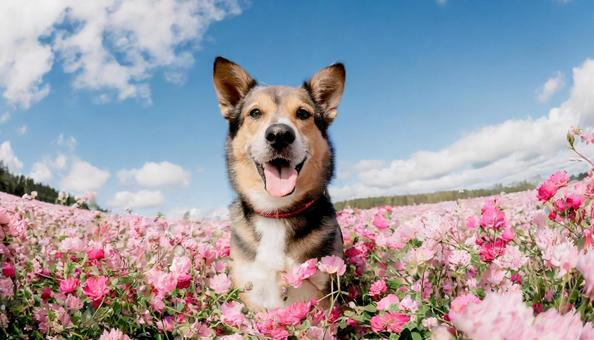
#> input picture images/task-a-image.jpeg, 594 x 340 px
$ python task-a.py
#> lines starting #> are read from the running program, lines starting #| are printed output that depends on the picture
import cv2
import matplotlib.pyplot as plt

# 1. Loading the image
img = cv2.imread('images/task-a-image.jpeg')
#> img is the input picture: shape (340, 594, 3); mean B, G, R 165.6, 155.4, 156.8

if img is None:
    print("Check your file path")
else:
    # 2. Spliting channels
    b, g, r = cv2.split(img)
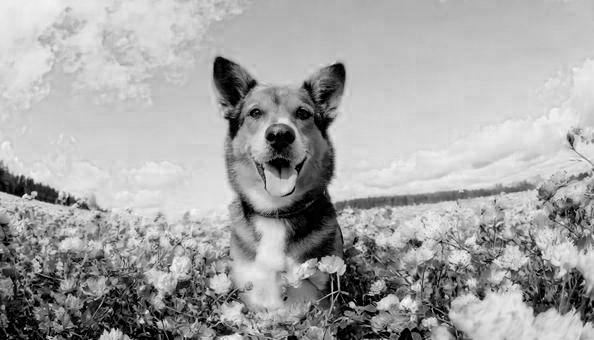
#> b: shape (340, 594); min 0, max 255, mean 165.6
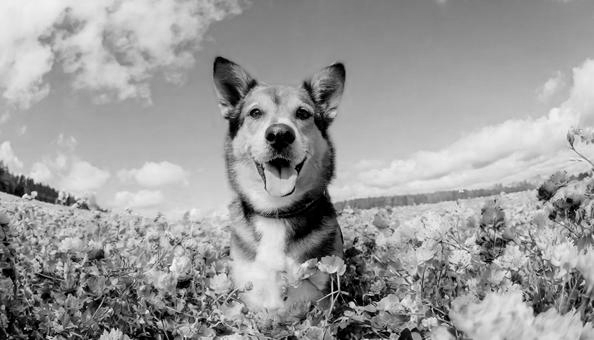
#> g: shape (340, 594); min 0, max 252, mean 155.4
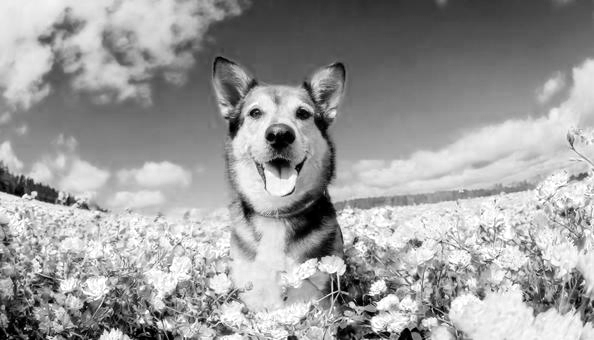
#> r: shape (340, 594); min 0, max 255, mean 156.8

    # 3. Creating the Grid
    fig, axs = plt.subplots(1, 4, figsize=(15, 5))

    # 4. Converting for display
    img_rgb = cv2.cvtColor(img, cv2.COLOR_BGR2RGB)

    # 5. Showing results with titles
    axs[0].imshow(img_rgb)
    axs[0].set_title('Original - Sasvi')

    # Showing grayscale channels
    axs[1].imshow(r, cmap='gray')
    axs[1].set_title('Red Channel')

    axs[2].imshow(g, cmap='gray')
    axs[2].set_title('Green Channel')

    axs[3].imshow(b, cmap='gray')
    axs[3].set_title('Blue Channel')

    # 6. Saving
    plt.savefig('images/task-a-result.png')
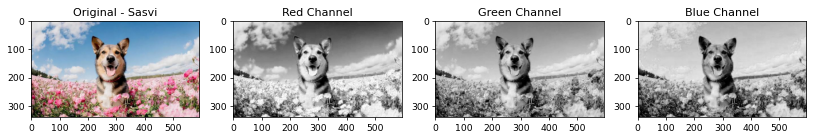
#> figure drawn by matplotlib, 4 panels
    plt.show()
